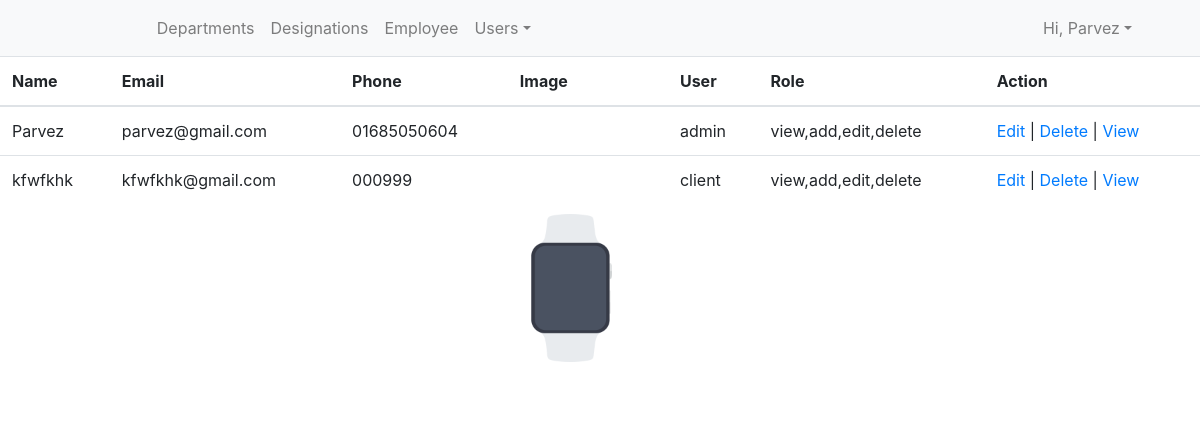
The page /view_user.php (signed in) on the database its author committed.
### tables this page shows
CREATE TABLE `registrations` (
  `re` int(11) NOT NULL,
  `re_name` varchar(255) NOT NULL,
  `re_email` varchar(255) NOT NULL,
  `re_phone` varchar(255) NOT NULL,
  `re_image` varchar(255) NOT NULL,
  `re_pass` varchar(255) NOT NULL,
  `confirm_pass` varchar(255) NOT NULL,
  `re_status` varchar(255) NOT NULL,
  `re_role` varchar(255) NOT NULL
);

### view_user.php (the view, shortened to what this page needs)
<?php
	include 'db.php';
	$sql = " SELECT * FROM registrations ";
	$userView = mysqli_query( $conn, $sql );
?>
<!doctype html>
<html lang="en">
  <head>
    <link rel="stylesheet" href="https://maxcdn.bootstrapcdn.com/bootstrap/4.0.0/css/bootstrap.min.css">
    <link rel="stylesheet" type="text/css" href="style.css">
  </head>
  <body>
    <nav class="navbar navbar-expand-lg navbar-light bg-light">
	  <a class="navbar-brand" href="index.php"><img src="img/<?php echo $_SESSION['re_image']; ?>" alt=""></a>
	  <div class="collapse navbar-collapse" id="navbarNav">
	    <ul class="navbar-nav">
	      <li class="nav-item">
	        <a class="nav-link" href="departments.php">Departments</a>
	      </li>
	      <li class="nav-item">
	        <a class="nav-link" href="designations.php">Designations</a>
	      </li>
	      <li class="nav-item">
	        <a class="nav-link" href="employee.php">Employee</a>
	      </li>
	      <li class="nav-item dropdown">
            <a class="nav-link dropdown-toggle" data-toggle="dropdown" href="#" role="button" aria-haspopup="true" aria-expanded="false">Users</a>
          </li>
	      <li class="nav-item dropdown">
		    <a class="nav-link dropdown-toggle" data-toggle="dropdown" href="#" role="button" aria-haspopup="true" aria-expanded="false">Hi, <?php echo $_SESSION['re_name']; ?></a>
		  </li>
	    </ul>
	  </div>
</nav>
<table class="table">
  <thead>
    <tr>
      <th>Name</th>
      <th>Email</th>
      <th>Phone</th>
      <th>Image</th>
      <th>User</th>
      <th>Role</th>
      <th>Action</th>
    </tr>
  </thead>
  <tbody>
    <?php foreach ( $userView as $view ) { ?>
        <tr>
			<td><?php echo $view['re_name']; ?></td>
			<td><?php echo $view['re_email']; ?></td>
			<td><?php echo $view['re_phone']; ?></td>
			<td><img style="width: 100px;" src="img/<?php echo $view['re_image']; ?>" alt=""></td>
			<td><?php echo $view['re_status']; ?></td>
			<td><?php echo $view['re_role']; ?></td>
		  	<td>
		  		<a href="user_edit.php?id=<?php echo $view['re']; ?>">Edit</a> |
		  		<a href="re_delete.php?id=<?php echo $view['re']; ?>">Delete</a> |
		  		<a href="">View</a>
		  	</td>
		</tr>
    <?php } ?>
  </tbody>
</table>
<?php require('footer.php'); ?>

### footer.php (shortened to what this page needs)
  </body>
</html>

### style.css (style rules this page uses)
a.navbar-brand { width: 10%; }
.nav-item:last-child { right: 5%; position: absolute; }

### rows shown on the page
registrations: re_name "Parvez", re_email "parvez@gmail.com", re_phone "01685050604", re_status "admin", re_role "view,add,edit,delete"
registrations: re_name "kfwfkhk", re_email "kfwfkhk@gmail.com", re_phone "000999", re_image (picture), re_status "client", re_role "view,add,edit,delete"

### other values the page prints
$_SESSION['re_name'] "Parvez"
